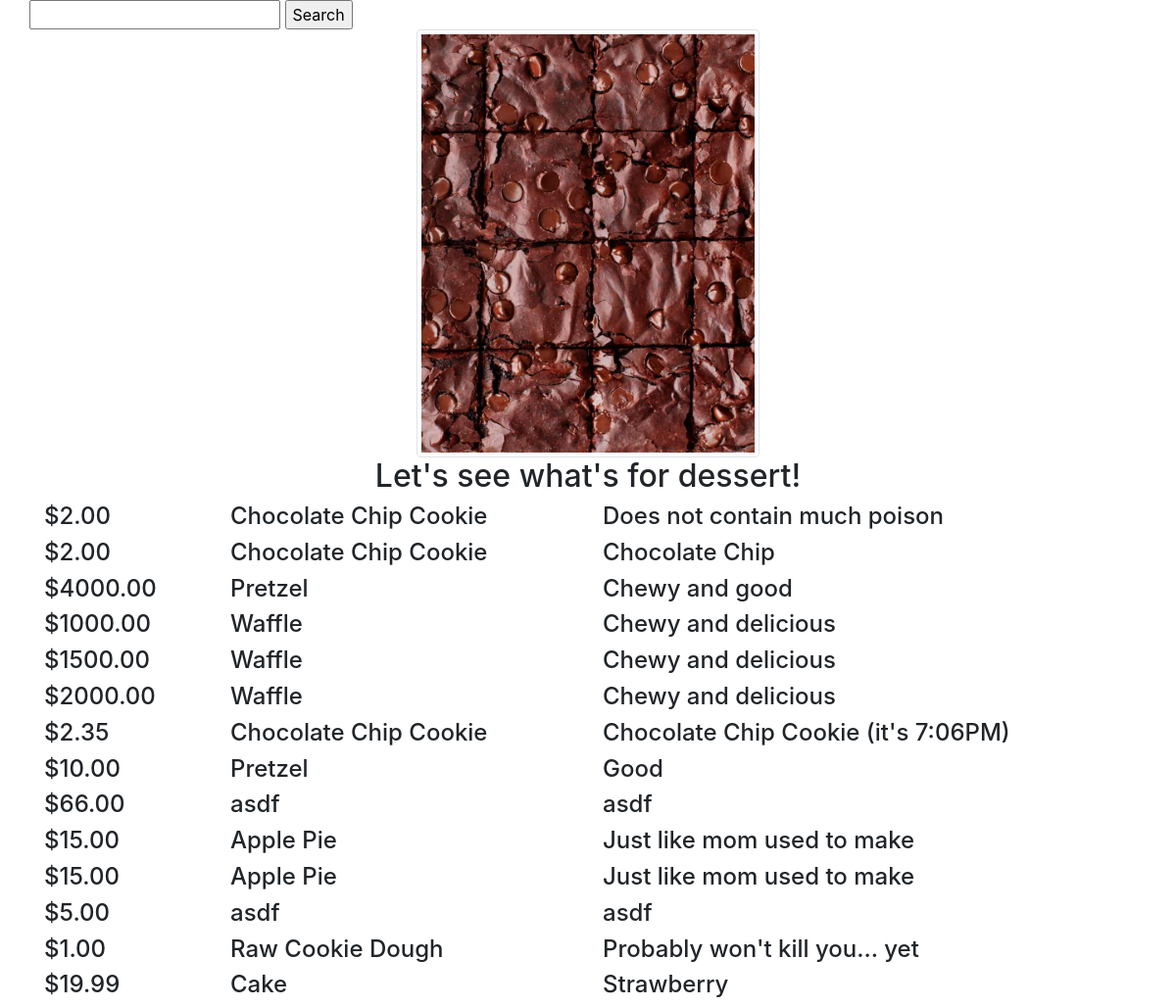
Page /example_app/search on the committed database.
### example_app/models.py (models this page shows, shortened)
class BakedGood(models.Model):
    name = models.CharField(max_length=64)
    desc = models.CharField(max_length=256)
    good_type = models.CharField(
        max_length=2,
        choices=[
            ('BG',"Bagel"),
            ('BR',"Bread"),
            ('CO',"Cookie"),
            ('CA',"Cake"),
            ('PR',"Pretzel")
        ],
        default='BG',
    )
    price = models.DecimalField(max_digits=6, decimal_places=2)
    recipe = models.TextField()
    ingredients = models.ManyToManyField(Ingredient)
    baked_on = models.DateTimeField()

### example_app/views.py (the view)
# urls.py: path('search', views.index, name='index'),
def index(request):
    if 'q' in request.GET:
        query = request.GET['q']
    else:
        query =''
    baked_goods = BakedGood.objects.filter(name__icontains=query)
    return render(request, 'example_app/index.html', {'baked_goods': baked_goods})

### example_app/templates/example_app/index.html (shortened to what this page needs)
{% extends 'example_app/base.html' %}
{% load static %}
{% block content %}
<div class="row">
<form action="{% url 'index' %}">
    <input type="text" name="q">
    <input type="submit" value="Search">
</form>
</div>
<div class="row">
    <div class="col-4"></div>
    <div class="col-4"><img src="{% static 'example_app/brownies.jpg' %}" alt="brownies" class="img-thumbnail"></div>
    <div class="col-4"></div>
</div>
<div class="row">
    <div class="col text-center">
        <h2>Let's see what's for dessert!</h2>
    </div>
</div>
{% for baked_good in baked_goods %}
<div class="row">
    <div class="col-2"><h4>${{ baked_good.price }}</h4></div>
    <div class="col-4"><h4>{{ baked_good.name }}</h4></div>
    <div class="col-6"><h4>{{ baked_good.desc }}</h4></div>
</div>
{% endfor %}
{% endblock %}

### example_app/templates/example_app/base.html (shortened to what this page needs)
<!doctype html>
<html lang="en">
<head>
    <link rel="stylesheet" href="https://stackpath.bootstrapcdn.com/bootstrap/4.3.1/css/bootstrap.min.css">
    <link rel="stylesheet" href="https://cdn.jsdelivr.net/npm/flatpickr/dist/flatpickr.min.css">
</head>
<body>
    <div class="container">
        {% block content %}
        {% endblock %}
    </div>
</body>
</html>

### rows in the picture
BakedGood: price "2.00", name "Chocolate Chip Cookie", desc "Does not contain much poison"
BakedGood: price "2.00", name "Chocolate Chip Cookie", desc "Chocolate Chip"
BakedGood: price "4000.00", name "Pretzel", desc "Chewy and good"
BakedGood: price "1000.00", name "Waffle", desc "Chewy and delicious"
BakedGood: price "1500.00", name "Waffle", desc "Chewy and delicious"
BakedGood: price "2000.00", name "Waffle", desc "Chewy and delicious"
BakedGood: price "2.35", name "Chocolate Chip Cookie", desc "Chocolate Chip Cookie (it's 7:06PM)"
BakedGood: price "10.00", name "Pretzel", desc "Good"
BakedGood: price "66.00", name "asdf", desc "asdf"
BakedGood: price "15.00", name "Apple Pie", desc "Just like mom used to make"
BakedGood: price "15.00", name "Apple Pie", desc "Just like mom used to make"
BakedGood: price "5.00", name "asdf", desc "asdf"
BakedGood: price "1.00", name "Raw Cookie Dough", desc "Probably won't kill you... yet"
BakedGood: price "19.99", name "Cake", desc "Strawberry"
